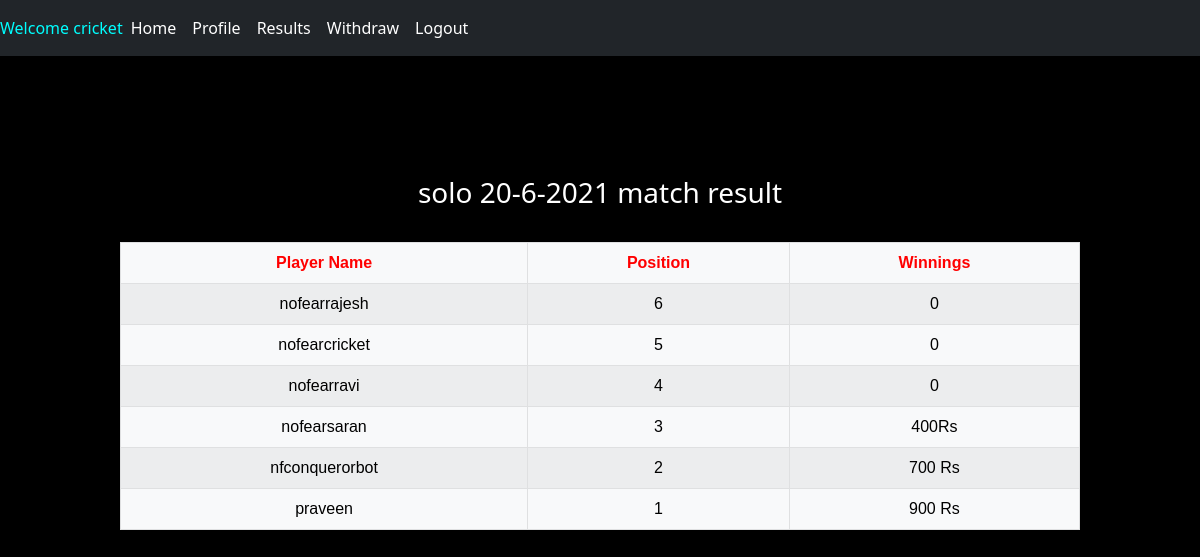
Page /solomatchresult/ (signed in) on the committed database.
### bgmiapp/models.py (models this page shows, shortened)
class solo_20_6_2021(models.Model):
    user = models.ForeignKey(Profile,on_delete=models.CASCADE,null=True)
    player1_pubg_id = models.PositiveIntegerField()
    player1_pubg_name = models.CharField(max_length=15)
    position = models.CharField(max_length=20,default="0")
    prize_amount = models.CharField(max_length=20,default="0")

### bgmiapp/views.py (the view)
# urls.py: path('solomatchresult/',views.Solomatchresult,name='solomatchresult'),
def Solomatchresult(request):
    solomatchresult = solo_20_6_2021.objects.all()
    return render(request,'bgmiapp/solomatchresult.html',{'solomatchresult':solomatchresult})

### bgmiapp/templates/bgmiapp/solomatchresult.html (shortened to what this page needs)
{% extends 'bgmiapp/base.html' %}
{% load static %}
{% block style %}
    <link rel="stylesheet" href="{% static 'css/solomatchresult.css' %}">
{% endblock %}
{% block content %}
<h3 style="text-align: center;">solo 20-6-2021 match result</h3> <br>
<table class="table table-light table-bordered table-striped">
    <thead>
        <th>Player Name</th>
        <th>Position</th>
        <th>Winnings</th>
    </thead>
    <tr>
    {% for smr in solomatchresult %}
        <td>{{ smr.player1_pubg_name }}</td>
        <td>{{ smr.position }}</td>
        <td>{{ smr.prize_amount }}</td>
    </tr>
    {% endfor %}
</table>
{% endblock %}

### bgmiapp/templates/bgmiapp/navigation.html (shortened to what this page needs)
{% load static %}
<nav class="navbar navbar-expand-sm bg-dark navbar-dark">
    {% if user.is_authenticated %}
        <span class="navbar-text" style="color: aqua;">
            Welcome {{user.username}}
        </span>
    {% endif %}
    <ul class="navbar-nav">
        {% if user.is_authenticated %}
            <li class="nav-item">
                <a class="nav-link" style="color: white;" href="/home/">Home</a>
            </li>
            <li class="nav-item">
                <a class="nav-link" style="color: white;" href="/showprofile/">Profile</a>
            </li>
            <li class="nav-item">
                <a class="nav-link" style="color:white;" href="/result/">Results</a>
            </li>
            <li class="nav-item">
                <a class="nav-link" style="color:white;" href="/showbalance/">Withdraw</a>
            </li>
            <li class="nav-item">
                <a class="nav-link" style="color:white;" href="/logout/">Logout</a>
            </li>
        {% endif %}
    </ul>
  </nav>
  <br>
  </body>
  </html>

### bgmiapp/static/css/solomatchresult.css (style rules this page uses)
table { max-width:60rem; font-family: sans-serif; font: size 0.9em; margin-left:auto; margin-right:auto; }
th { text-align: center; color :red ; font-weight: bold; }
td { text-align: center; }
body { background-color:black; }
h3 { color :white }

### rows in the picture
solo_20_6_2021: player1_pubg_name "nofearrajesh", position "6", prize_amount "0"
solo_20_6_2021: player1_pubg_name "nofearcricket", position "5", prize_amount "0"
solo_20_6_2021: player1_pubg_name "nofearravi", position "4", prize_amount "0"
solo_20_6_2021: player1_pubg_name "nofearsaran", position "3", prize_amount "400Rs"
solo_20_6_2021: player1_pubg_name "nfconquerorbot", position "2", prize_amount "700 Rs"
solo_20_6_2021: player1_pubg_name "praveen", position "1", prize_amount "900 Rs"

### other values in the picture
{{ user.username }} "cricket"
